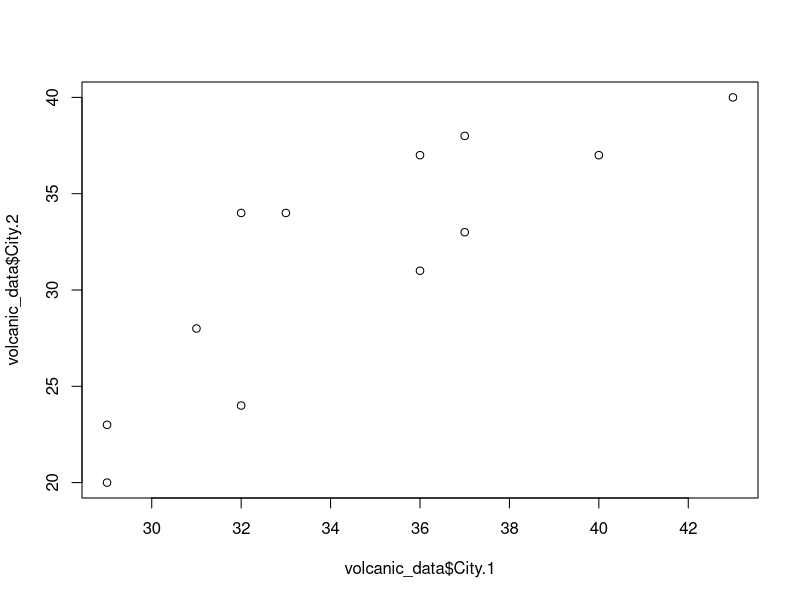

Reproduce this figure in R.
## ---- chunk 1
#We write our code here
## ---- chunk 2

volcanic_data = read.csv("city.csv")

head(volcanic_data)

## ---- chunk 3

library(knitr)

kable(volcanic_data[1:6,], caption = "Volcanic data table in a neat way")

## ---- chunk 4

summary(volcanic_data)

## ---- chunk 5

plot(volcanic_data$City.1, volcanic_data$City.2)

